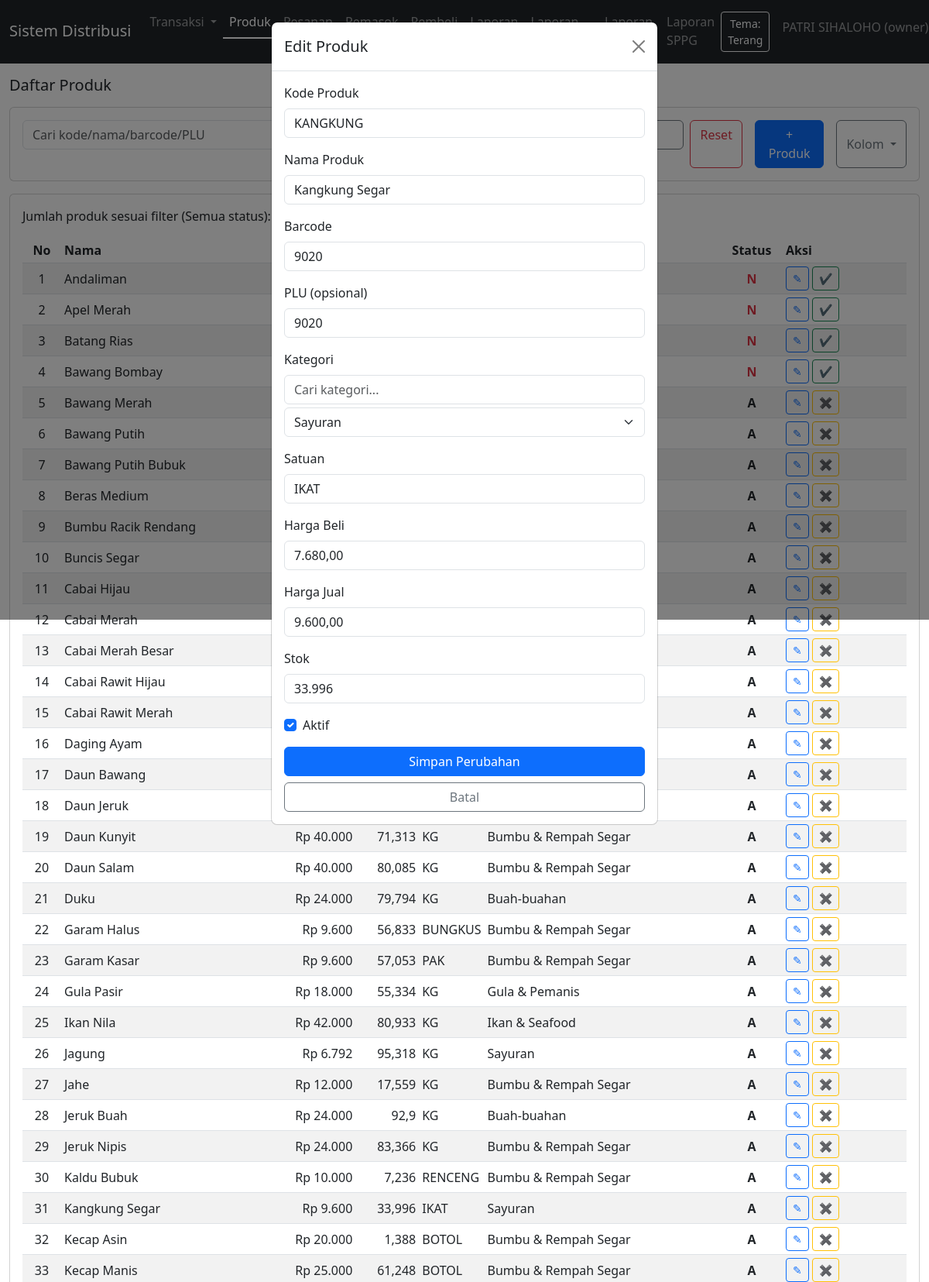
The app's page /products.php?id=2 (signed in, upper part) with its own data.
### tables this page shows
CREATE TABLE `products` (
  `id` int(10) UNSIGNED NOT NULL,
  `code` varchar(50) NOT NULL,
  `name` varchar(150) NOT NULL,
  `unit` varchar(20) NOT NULL,
  `barcode` varchar(100) DEFAULT NULL,
  `category_id` int(10) UNSIGNED DEFAULT NULL,
  `buy_price` decimal(15,2) NOT NULL DEFAULT 0.00,
  `profit_percent` decimal(5,2) NOT NULL DEFAULT 0.00,
  `sell_price` decimal(15,2) NOT NULL DEFAULT 0.00,
  `internet_price` decimal(15,2) DEFAULT NULL,
  `internet_date` date DEFAULT NULL,
  `stock_qty` decimal(15,3) NOT NULL DEFAULT 0.000,
  `min_stock_qty` decimal(15,3) NOT NULL DEFAULT 0.000,
  `is_active` tinyint(1) NOT NULL DEFAULT 1,
  `created_at` datetime NOT NULL DEFAULT current_timestamp(),
  `updated_at` datetime DEFAULT NULL ON UPDATE current_timestamp()
);

CREATE TABLE `product_categories` (
  `id` int(10) UNSIGNED NOT NULL,
  `name` varchar(100) NOT NULL
);

### products.php (called while the page is built, shortened)
<?php
require_once __DIR__ . DIRECTORY_SEPARATOR . 'auth.php';
$products = [];
$categories = [];
$q = isset($_GET['q']) ? trim($_GET['q']) : '';
$sqlCategories = "SELECT id, name FROM product_categories ORDER BY name";
$resCategories = $conn->query($sqlCategories);
if ($resCategories) {
    while ($rowCat = $resCategories->fetch_assoc()) {
        $categories[] = $rowCat;
    }
}
$edit_id = isset($_GET['id']) ? (int)$_GET['id'] : 0;
if ($edit_id > 0) {
    $sqlEdit = "SELECT p.id, p.code, p.name, p.unit, p.barcode, p.category_id, p.buy_price, p.sell_price, p.stock_qty, p.is_active,
(SELECT pc.plu_number FROM product_plu_mapping m JOIN plu_codes pc ON pc.id = m.plu_code_id WHERE m.product_id = p.id AND m.is_primary_plu = 1 LIMIT 1) AS plu_number
FROM products p WHERE p.id = ? LIMIT 1";
    $stmtEdit = $conn->prepare($sqlEdit);
    if ($stmtEdit) {
        $stmtEdit->bind_param('i', $edit_id);
        $stmtEdit->execute();
        $resEdit = $stmtEdit->get_result();
        if ($rowEdit = $resEdit->fetch_assoc()) {
            $edit_product = $rowEdit;
        }
    }
}
$conditions = ['1=1'];
$whereSql = implode(' AND ', $conditions);
$sqlList = "SELECT p.id, p.code, p.name, p.unit, p.barcode, p.category_id, c.name AS category_name, p.buy_price, p.sell_price, p.profit_percent, p.internet_price, p.internet_date, p.stock_qty, p.min_stock_qty, p.is_active, p.created_at, p.updated_at,
(SELECT pc.plu_number FROM product_plu_mapping m JOIN plu_codes pc ON pc.id = m.plu_code_id WHERE m.product_id = p.id AND m.is_primary_plu = 1 LIMIT 1) AS plu_number
FROM products p LEFT JOIN product_categories c ON p.category_id = c.id WHERE $whereSql";
$params = [];
$types = '';
$sqlList .= " ORDER BY name";
if (!empty($params)) {
    $stmtList = $conn->prepare($sqlList);
    if ($stmtList) {
        $stmtList->bind_param($types, ...$params);
        $stmtList->execute();
        $resList = $stmtList->get_result();
        if ($resList) {
            while ($row = $resList->fetch_assoc()) {
                $products[] = $row;
            }
        }
        $stmtList->close();
    }
} else {
    $resList = $conn->query($sqlList);
    if ($resList) {
        while ($row = $resList->fetch_assoc()) {
            $products[] = $row;
        }
    }
}
include __DIR__ . DIRECTORY_SEPARATOR . 'template.php';

### products_view.php (the view, shortened to what this page needs)
<div class="row">
    <div class="col-12">
        <h1 class="h5 mb-3">Daftar Produk</h1>
        <div class="card mb-3">
            <div class="card-body">
                <form class="row g-2" method="get" action="products.php">
                    <div class="col-md-4">
                        <input type="text" name="q" class="form-control" placeholder="Cari kode/nama/barcode/PLU" value="<?php echo htmlspecialchars($q ?? '', ENT_QUOTES, 'UTF-8'); ?>">
                    </div>
                    <div class="col-md-3">
                    </div>
                    <div class="col-md-2">
                        <button type="submit" class="btn btn-outline-secondary w-100">Terapkan Filter</button>
                    </div>
                    <div class="col-md-3">
                        <div class="d-grid gap-2 d-md-flex">
                            <a href="products.php" class="btn btn-outline-danger">Reset</a>
                            <button type="button" class="btn btn-primary ms-md-2" data-bs-toggle="modal" data-bs-target="#productModal">+ Produk</button>
                            <div class="btn-group ms-md-2 dropdown">
                                <button type="button" id="productColumnDropdownToggle" class="btn btn-outline-secondary dropdown-toggle">
                                    Kolom
                                </button>
                            </div>
                        </div>
                    </div>
                </form>
            </div>
        </div>
        <div class="card">
            <div class="card-body">
                <?php if (empty($products)): ?>
                    <p class="mb-0">Belum ada data produk.</p>
                <?php else: ?>
                <?php
                $filterLabel = 'Semua status';
                ?>
                <p class="mb-3">
                    Jumlah produk sesuai filter (<?php echo htmlspecialchars($filterLabel, ENT_QUOTES, 'UTF-8'); ?>):
                </p>
                <div class="table-responsive">
                    <table class="table table-sm table-striped align-middle">
                        <thead>
                            <tr>
                                <th class="text-center" style="width: 50px;">No</th>
                                <th>Nama</th>
                                <th class="text-end" data-col="sell_price">Harga Jual</th>
                                <th class="text-end" data-col="stock_qty">Stok</th>
                                <th style="width: 80px;" data-col="unit">Satuan</th>
                                <th data-col="category">Kategori</th>
                                <th class="text-center" style="width: 80px;" data-col="status">Status</th>
                                <th style="width: 160px;">Aksi</th>
                            </tr>
                        </thead>
                        <tbody>
                            <?php $no = 1; ?>
                            <?php foreach ($products as $p): ?>
                            <tr>
                                <td class="text-center"><?php echo htmlspecialchars((string)$no, ENT_QUOTES, 'UTF-8'); ?></td>
                                <td><?php echo htmlspecialchars($p['name'], ENT_QUOTES, 'UTF-8'); ?></td>
                                <td class="text-end col-sell_price">
                                    <?php
                                    $sellRaw = $p['sell_price'] ?? null;
                                    if ($sellRaw !== null) {
                                        $sell = (float)$sellRaw;
                                        if (floor($sell) == $sell) {
                                            echo 'Rp ' . number_format($sell, 0, ',', '.');
                                        } else {
                                            $formattedSell = rtrim(rtrim(number_format($sell, 2, ',', '.'), '0'), ',');
                                            echo 'Rp ' . $formattedSell;
                                        }
                                    }
                                    ?>
                                </td>
                                <td class="text-end col-stock_qty">
                                    <?php
                                    $qtyRaw = $p['stock_qty'] ?? null;
                                    if ($qtyRaw !== null) {
                                        $qty = (float)$qtyRaw;
                                        if (floor($qty) == $qty) {
                                            echo number_format($qty, 0, ',', '.');
                                        } else {
                                            $formattedQty = rtrim(rtrim(number_format($qty, 3, ',', '.'), '0'), ',');
                                            echo $formattedQty;
                                        }
                                    }
                                    ?>
                                </td>
                                <td class="col-unit"><?php echo htmlspecialchars($p['unit'], ENT_QUOTES, 'UTF-8'); ?></td>
                                <td class="col-category"><?php echo htmlspecialchars($p['category_name'] ?? '', ENT_QUOTES, 'UTF-8'); ?></td>
                                <td class="text-center col-status">
                                    <?php if ((int)$p['is_active'] === 1): ?>
                                        <span class="fw-bold status-label" data-status="1">A</span>
                                    <?php else: ?>
                                        <span class="fw-bold text-danger status-label" data-status="0">N</span>
                                    <?php endif; ?>
                                </td>
                                <td>
                                    <div class="d-flex gap-1">
                                        <a href="products.php?id=<?php echo (int)$p['id']; ?>" class="btn btn-sm btn-outline-primary" title="Edit">
                                            ✎
                                        </a>
                                        <?php
                                        $isActive = (int)$p['is_active'] === 1;
                                        $btnClass = $isActive ? 'btn-outline-warning' : 'btn-outline-success';
                                        $btnTitle = $isActive ? 'Nonaktifkan' : 'Aktifkan';
                                        $btnText = $isActive ? '✖' : '✔';
                                        ?>
                                        <button
                                            type="button"
                                            class="btn btn-sm product-status-toggle <?php echo $btnClass; ?>"
                                            data-product-id="<?php echo (int)$p['id']; ?>"
                                            data-current-status="<?php echo $isActive ? '1' : '0'; ?>"
                                            title="<?php echo $btnTitle; ?>"
                                        >
                                            <?php echo $btnText; ?>
                                        </button>
                                    </div>
                                </td>
                            </tr>
                            <?php $no++; ?>
                            <?php endforeach; ?>
                        </tbody>
                    </table>
                </div>
                <?php endif; ?>
            </div>
        </div>
    </div>
</div>
<?php if ($edit_product): ?>
<div class="modal fade" id="productEditModal" tabindex="-1" aria-hidden="true">
    <div class="modal-dialog">
        <div class="modal-content">
            <div class="modal-header">
                <h5 class="modal-title">Edit Produk</h5>
                <button type="button" class="btn-close" data-bs-dismiss="modal" aria-label="Close"></button>
            </div>
            <div class="modal-body">
                <form method="post" autocomplete="off">
                    <div class="mb-3">
                        <label class="form-label">Kode Produk</label>
                        <input type="text" name="code" class="form-control" required value="<?php echo htmlspecialchars($edit_product['code'], ENT_QUOTES, 'UTF-8'); ?>">
                    </div>
                    <div class="mb-3">
                        <label class="form-label">Nama Produk</label>
                        <input type="text" name="name" class="form-control" required value="<?php echo htmlspecialchars($edit_product['name'], ENT_QUOTES, 'UTF-8'); ?>">
                    </div>
                    <div class="mb-3">
                        <label class="form-label">Barcode</label>
                        <input type="text" name="barcode" class="form-control" value="<?php echo isset($edit_product['barcode']) ? htmlspecialchars($edit_product['barcode'], ENT_QUOTES, 'UTF-8') : ''; ?>">
                    </div>
                    <div class="mb-3">
                        <label class="form-label">PLU (opsional)</label>
                        <input type="text" name="plu_number" class="form-control" value="<?php echo isset($edit_product['plu_number']) && $edit_product['plu_number'] !== null ? htmlspecialchars($edit_product['plu_number'], ENT_QUOTES, 'UTF-8') : ''; ?>">
                    </div>
                    <div class="mb-3">
                        <label class="form-label">Kategori</label>
                        <input type="text" id="category_search" class="form-control mb-1" placeholder="Cari kategori...">
                        <select name="category_id" id="category_id" class="form-select">
                            <?php foreach ($categories as $cat): ?>
                            <option value="<?php echo (int)$cat['id']; ?>" <?php echo isset($edit_product['category_id']) && (int)$edit_product['category_id'] === (int)$cat['id'] ? 'selected' : ''; ?>>
                                <?php echo htmlspecialchars($cat['name'], ENT_QUOTES, 'UTF-8'); ?>
                            </option>
                            <?php endforeach; ?>
                        </select>
                    </div>
                    <div class="mb-3">
                        <label class="form-label">Satuan</label>
                        <input type="text" name="unit" class="form-control" required value="<?php echo htmlspecialchars($edit_product['unit'], ENT_QUOTES, 'UTF-8'); ?>">
                    </div>
                    <div class="mb-3">
                        <label class="form-label">Harga Beli</label>
                        <input
                            type="text"
                            id="product_edit_buy_price"
                            class="form-control currency-input"
                            inputmode="decimal"
                            autocomplete="off"
                            required
                            data-currency-hidden="#product_edit_buy_price_raw"
                        >
                    </div>
                    <div class="mb-3">
                        <label class="form-label">Harga Jual</label>
                        <input
                            type="text"
                            id="product_edit_sell_price"
                            class="form-control currency-input"
                            inputmode="decimal"
                            autocomplete="off"
                            required
                            data-currency-hidden="#product_edit_sell_price_raw"
                        >
                    </div>
                    <div class="mb-3">
                        <label class="form-label">Stok</label>
                        <input type="number" step="0.01" min="0" name="stock_qty" class="form-control" value="<?php echo isset($edit_product['stock_qty']) ? htmlspecialchars($edit_product['stock_qty'], ENT_QUOTES, 'UTF-8') : '0'; ?>">
                    </div>
                    <div class="form-check mb-3">
                        <input class="form-check-input" type="checkbox" id="edit_is_active" name="is_active" <?php echo (int)$edit_product['is_active'] === 1 ? 'checked' : ''; ?>>
                        <label class="form-check-label" for="edit_is_active">
                            Aktif
                        </label>
                    </div>
                    <div class="d-grid gap-2">
                        <button type="submit" class="btn btn-primary">Simpan Perubahan</button>
                        <a href="products.php" class="btn btn-outline-secondary">Batal</a>
                    </div>
                </form>
            </div>
        </div>
    </div>
</div>
<?php endif; ?>

### template.php (style rules this page uses)
body { background-color: var(--bs-body-bg); color: var(--bs-body-color); transition: background-color 0.25s ease, color 0.25s ease; }
.navbar, .card, .btn, .form-control, .form-select, .table, .badge, .alert { transition: background-color 0.25s ease, color 0.25s ease, border-color 0.25s ease, box-shadow 0.25s ease; }
.dropdown { position: relative; }

### records on screen
products: name "Andaliman", shows "N", is_active "✔"
products: name "Apel Merah", shows "N", is_active "✔"
products: name "Batang Rias", shows "N", is_active "✔"
products: name "Bawang Bombay", shows "N", is_active "✔"
products: name "Bawang Merah", shows "A", is_active "✖"
products: name "Bawang Putih", shows "A", is_active "✖"
products: name "Bawang Putih Bubuk", shows "A", is_active "✖"
products: name "Beras Medium", shows "A", is_active "✖"
products: name "Bumbu Racik Rendang", shows "A", is_active "✖"
products: name "Buncis Segar", shows "A", is_active "✖"
products: name "Cabai Hijau", shows "A", is_active "✖"
products: name "Cabai Merah", shows "A", is_active "✖"
products: name "Cabai Merah Besar", shows "A", is_active "✖"
products: name "Cabai Rawit Hijau", shows "A", is_active "✖"
products: name "Cabai Rawit Merah", shows "A", is_active "✖"
products: name "Daging Ayam", is_active "✖"
products: name "Daun Bawang", shows "A", is_active "✖"
products: name "Daun Jeruk", shows "A", is_active "✖"
products: name "Daun Kunyit", sell_price "40.000", stock_qty "71,313", unit "KG", category.name "Bumbu & Rempah Segar", shows "A", is_active "✖"
products: name "Daun Salam", sell_price "40.000", stock_qty "80,085", unit "KG", category.name "Bumbu & Rempah Segar", shows "A", is_active "✖"
products: name "Duku", sell_price "24.000", stock_qty "79,794", unit "KG", category.name "Buah-buahan", shows "A", is_active "✖"
products: name "Garam Halus", sell_price "9.600", stock_qty "56,833", unit "BUNGKUS", category.name "Bumbu & Rempah Segar", shows "A", is_active "✖"
products: name "Garam Kasar", sell_price "9.600", stock_qty "57,053", unit "PAK", category.name "Bumbu & Rempah Segar", is_active "✖"
products: name "Gula Pasir", sell_price "18.000", stock_qty "55,334", unit "KG", category.name "Gula & Pemanis", shows "A", is_active "✖"
products: name "Ikan Nila", sell_price "42.000", stock_qty "80,933", unit "KG", category.name "Ikan & Seafood", shows "A", is_active "✖"
products: name "Jagung", sell_price "6.792", stock_qty "95,318", unit "KG", category.name "Sayuran", shows "A", is_active "✖"
products: name "Jahe", sell_price "12.000", stock_qty "17,559", unit "KG", category.name "Bumbu & Rempah Segar", shows "A", is_active "✖"
products: name "Jeruk Buah", sell_price "24.000", stock_qty "92,9", unit "KG", category.name "Buah-buahan", shows "A", is_active "✖"
products: name "Jeruk Nipis", sell_price "24.000", stock_qty "83,366", unit "KG", category.name "Bumbu & Rempah Segar", shows "A", is_active "✖"
products: name "Kaldu Bubuk", sell_price "10.000", stock_qty "7,236", unit "RENCENG", category.name "Bumbu & Rempah Segar", shows "A", is_active "✖"
products: name "Kangkung Segar", sell_price "9.600", stock_qty "33,996", unit "IKAT", category.name "Sayuran", is_active "✖", code "KANGKUNG", barcode "9020", category_id "Sayuran", stock_qty "33.996", is_active "☑"
products: name "Kecap Asin", sell_price "20.000", stock_qty "1,388", unit "BOTOL", category.name "Bumbu & Rempah Segar", is_active "✖"
products: name "Kecap Manis", sell_price "25.000", stock_qty "61,248", unit "BOTOL", category.name "Bumbu & Rempah Segar", shows "A", is_active "✖"

### other values on screen
$user['name'] "PATRI SIHALOHO"
$user['role'] "owner"
$filterLabel "Semua status"
